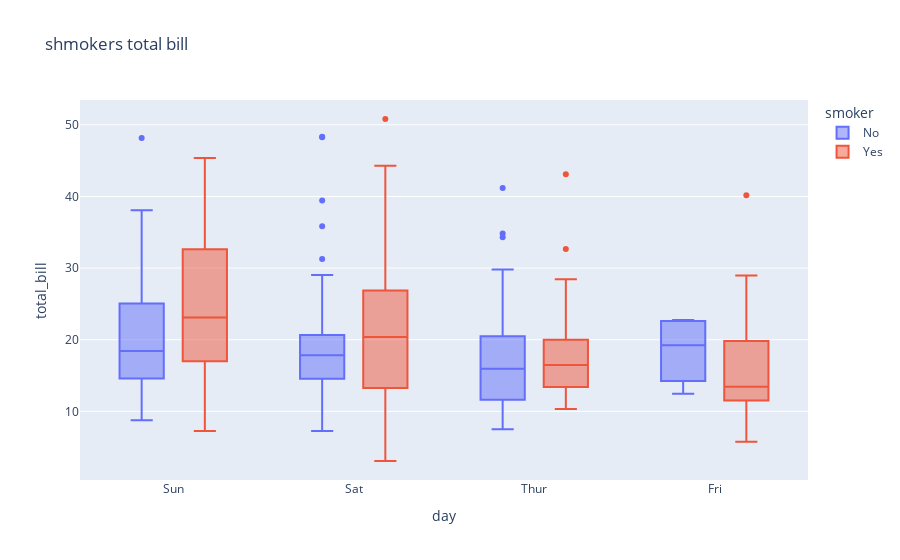

The notebook cell saved with this chart:
### Code cell
px.box(data, x='day', y='total_bill', color='smoker', title='shmokers total bill')

### Figure 1 — Plotly figure (JSON) as saved in the notebook; plotly's stock layout.template omitted (floating-point values rounded to 4 significant figures; data arrays with more than 128 entries replaced by an {"elided": "..."} marker saying what was removed)
{"data": [{"alignmentgroup": "True", "hovertemplate": "smoker=No<br>day=%{x}<br>total_bill=%{y}<extra></extra>", "legendgroup": "No", "marker": {"color": "#636efa"}, "name": "No", "notched": false, "offsetgroup": "No", "orientation": "v", "showlegend": true, "type": "box", "x": {"elided": "151 str values"}, "x0": " ", "xaxis": "x", "y": {"elided": "151 float values"}, "y0": " ", "yaxis": "y"}, {"alignmentgroup": "True", "hovertemplate": "smoker=Yes<br>day=%{x}<br>total_bill=%{y}<extra></extra>", "legendgroup": "Yes", "marker": {"color": "#EF553B"}, "name": "Yes", "notched": false, "offsetgroup": "Yes", "orientation": "v", "showlegend": true, "type": "box", "x": ["Sat", "Sat", "Sat", "Sat", "Sat", "Sat", "Sat", "Sat", "Sat", "Sat", "Sat", "Thur", "Thur", "Fri", "Fri", "Fri", "Fri", "Fri", "Fri", "Fri", "Fri", "Fri", "Sat", "Sat", "Sat", "Sat", "Sat", "Sat", "Thur", "Sun", "Sat", "Sat", "Sat", "Sat", "Sun", "Sun", "Sun", "Sun", "Sun", "Sun", "Sun", "Sun", "Sun", "Sun", "Sun", "Sun", "Sun", "Sun", "Sun", "Sun", "Sun", "Sun", "Thur", "Thur", "Thur", "Thur", "Thur", "Thur", "Thur", "Thur", "Thur", "Thur", "Thur", "Thur", "Thur", "Thur", "Sat", "Sat", "Sat", "Sat", "Sat", "Sat", "Sat", "Sat", "Sat", "Sat", "Sat", "Sat", "Sat", "Fri", "Fri", "Fri", "Fri", "Fri", "Fri", "Sat", "Sat", "Sat", "Sat", "Sat", "Sat", "Sat", "Sat"], "x0": " ", "xaxis": "x", "y": [38.01, 11.24, 20.29, 13.81, 11.02, 18.29, 3.07, 15.01, 26.86, 25.28, 17.92, 19.44, 32.68, 28.97, 5.75, 16.32, 40.17, 27.28, 12.03, 21.01, 11.35, 15.38, 44.3, 22.42, 15.36, 20.49, 25.21, 14.31, 16, 17.51, 10.59, 10.63, 50.81, 15.81, 7.25, 31.85, 16.82, 32.9, 17.89, 14.48, 9.6, 34.63, 34.65, 23.33, 45.35, 23.17, 40.55, 20.9, 30.46, 18.15, 23.1, 15.69, 19.81, 28.44, 15.48, 16.58, 10.34, 43.11, 13, 13.51, 18.71, 12.74, 13, 16.4, 20.53, 16.47, 26.59, 38.73, 24.27, 12.76, 30.06, 25.89, 13.27, 28.17, 12.9, 28.15, 11.59, 7.74, 30.14, 12.16, 13.42, 8.58, 13.42, 16.27, 10.09, 22.12, 24.01, 15.69, 15.53, 12.6, 32.83, 27.18, 22.67], "y0": " ", "yaxis": "y"}], "layout": {"boxmode": "group", "legend": {"title": {"text": "smoker"}, "tracegroupgap": 0}, "title": {"text": "shmokers total bill"}, "xaxis": {"anchor": "y", "domain": [0, 1], "title": {"text": "day"}}, "yaxis": {"anchor": "x", "domain": [0, 1], "title": {"text": "total_bill"}}}}
